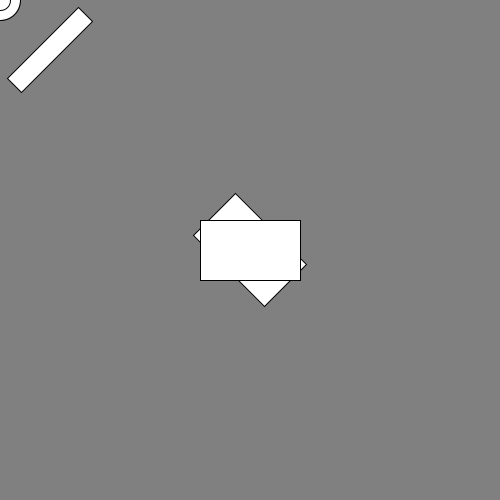
Frame 1 (no input)
Frame 60 (the mouse pressed at the canvas centre just before this capture): identical to frame 1, image omitted
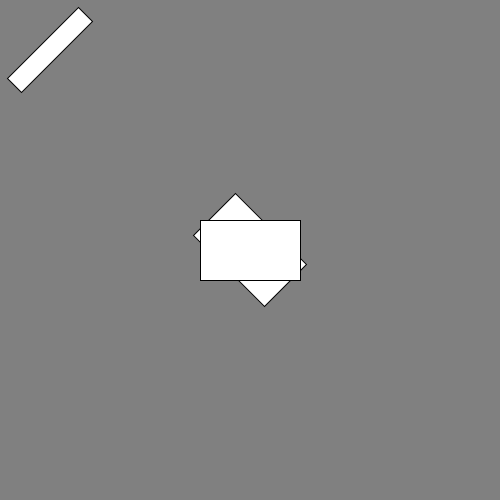
Frame 120 (the mouse held since frame 60 and released just before this capture)

The Processing sketch that drew these frames (run headless with seeded random() and noise(); from frame 60 on, the mouse is pressed at the canvas centre):

// Processing sketch: fishtank_source
// ── fishtank_source.pde
float clamp(float input, float bound_a, float bound_b) {
  if(input < min(bound_a, bound_b)) return min(bound_a, bound_b);
  else if(input >max(bound_a, bound_b)) return max(bound_a, bound_b);
  else return input;
}
Agent zone;

boolean circle_overlap_rect(PVector circle_center, float radius, PVector rect_center, PVector rect_dim, PVector orientation){
  // clamp(value, min, max) - limits value to the range min..max
PVector rot = new PVector(circle_center.x, circle_center.y);
rot.sub(rect_center);
rot.rotate(-orientation.heading());
rot.add(rect_center);
// Find the closest point to the circle within the rectangle
float closestX = clamp(rot.x, rect_center.x-rect_dim.x/2, rect_center.x+rect_dim.x/2);
float closestY = clamp(rot.y, rect_center.y+rect_dim.y/2, rect_center.x-rect_dim.y/2);

// Calculate the distance between the circle's center and this closest point
float distanceX = rot.x - closestX;
float distanceY = rot.y - closestY;

// If the distance is less than the circle's radius, an intersection occurs
float distanceSquared = (distanceX * distanceX) + (distanceY * distanceY);
return distanceSquared < (radius * radius);
}


// Class definitions

class Agent {
  Agent(PVector p) {
    position = p;
    dimension = new PVector(10,10);
    direction = new PVector(1,0);
    velocity = 0;
    turn_speed = 1;
    max_velocity = 50;
    
  }
  PVector position;
  PVector direction;
  
  PVector dimension;
  float velocity;
  float max_velocity;
  float turn_speed;
  void update(float d_t) {
  
  }
  
  void render() {
    pushMatrix();
    translate(position.x, position.y);
    rotate(direction.heading());
    draw();
    popMatrix();
  }
  void draw(){
  }
}


class CircleAgent extends Agent {
  CircleAgent(PVector p, float r) {
    super(p);
    dimension = new PVector(r,r);
  }
    void draw() {
     stroke(0);
    //ellipse(0,0, 2*dimension.x,2*dimension.y);
    line(0,0,dimension.x, 0);
    if(circle_overlap_rect(position,dimension.x,((RectangleAgent)zone).position, ((RectangleAgent)zone).dimension, zone.direction)){
      fill(204, 102, 0);
    }
        ellipse(0,0, 2*dimension.x,2*dimension.y);
        fill(255, 255, 255);
  }
  
    void update(float d_t) {
    PVector mouse = new PVector(mouseX, mouseY);
    if(mousePressed){
                // Make the direction slowly change until object is facing target
          direction.add (PVector.mult(PVector.fromAngle((PVector.sub(mouse,position).heading())),turn_speed));
          
          if(direction.mag() > max_velocity) {
            direction.setMag(max_velocity);
          }
         
    }
    //position.add(PVector.mult(direction, d_t));
    position.x = mouseX;
    position.y = mouseY;
  }
}


class RectangleAgent extends Agent {
  RectangleAgent(PVector p, PVector d, float a) {
    super(p);
    dimension = d;
    velocity = 0;
    direction = PVector.fromAngle(radians(a));
  }
    void draw() {
     stroke(0);
    rect(-dimension.x/2, -dimension.y/2, dimension.x, dimension.y);
    //line(0,0,size, 0);
  }
  
  void update() {
  }
}



// Global Initializations


ArrayList agents;
// Program functions

void clear() {
  background(128);
}



void setup() {
  size(500,500);
  
  CircleAgent c;
  Agent p; // Demonstrate polymorphic qualities
  
  c = new CircleAgent(new PVector(100,200), 20);
  p = new CircleAgent(new PVector(200,200), 10);
  zone = new RectangleAgent(new PVector(250,250), new PVector(100,60),45);
  agents = new ArrayList();
  agents.add(zone);
  agents.add(c);
  agents.add(p);
  agents.add(new RectangleAgent(new PVector(50,50), new PVector(20, 100), 45));
  agents.add(new RectangleAgent(new PVector(250,250), new PVector(100,60),0));
}
int tick=0;
void draw() {
  clear();
  int temp_tick = millis();
  for(int i = 0; i < agents.size(); i++) {
    Agent a = (Agent) agents.get(i);
    a.update((temp_tick-tick)/1000.0);
    a.render();
  }
  tick = temp_tick;
}
